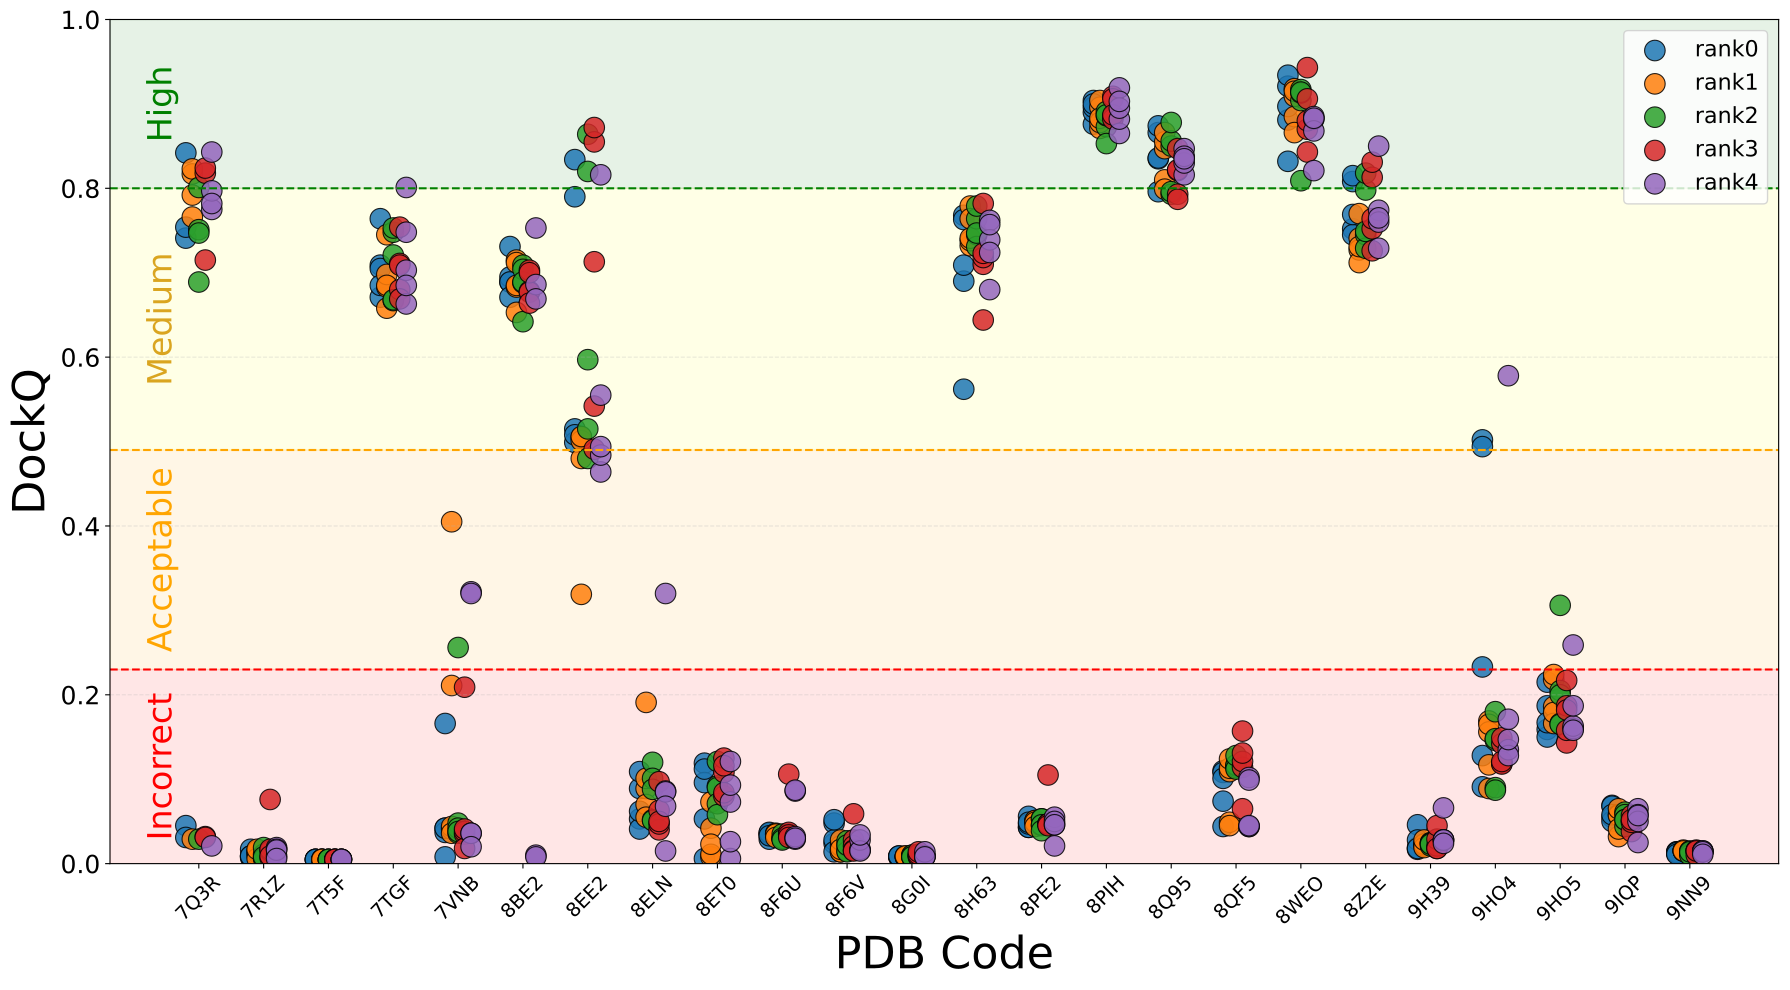

Recreate this plot in Python.
#!/usr/bin/env python3

"""
Visualize DockQ scores for multiple ranked predictions across all benchmark structures.

Output:
    DockQ_allranks_pdb_plot.pdf
"""

import matplotlib.pyplot as plt
import pandas as pd

# ==========================================
# INPUT FILES
# ==========================================

dockq_files = {
    f"rank{rank}": [
        f"../seed{seed}/output/DockQ_rank{rank}.txt"
        for seed in range(1, 6)
    ]
    for rank in range(5)
}

# ==========================================
# PLOT SETTINGS
# ==========================================

rank_colors = {
    "rank0": "#1f77b4",
    "rank1": "#ff7f0e",
    "rank2": "#2ca02c",
    "rank3": "#d62728",
    "rank4": "#9467bd"
}

offsets = {
    "rank0": -0.20,
    "rank1": -0.10,
    "rank2": 0.00,
    "rank3": 0.10,
    "rank4": 0.20
}

# ==========================================
# LOAD DATA
# ==========================================

all_data = []

for rank, files in dockq_files.items():

    rank_dfs = []

    for file in files:

        try:
            df = pd.read_csv(
                file,
                sep=r"\s+",
                engine="python"
            )

            df["DockQ"] = pd.to_numeric(
                df["DockQ"],
                errors="coerce"
            )

            df["PDB_code"] = (
                df["Model"]
                .str.split("//")
                .str[0]
            )

            df["Rank"] = rank

            rank_dfs.append(
                df[["PDB_code", "DockQ", "Rank"]]
            )

        except FileNotFoundError:
            print(f"Warning: File not found -> {file}")

    if rank_dfs:
        combined_rank_df = pd.concat(
            rank_dfs,
            ignore_index=True
        )

        all_data.append(combined_rank_df)

# ==========================================
# COMBINE DATA
# ==========================================

if not all_data:
    raise ValueError(
        "No data loaded. Check input file paths."
    )

df_all = pd.concat(
    all_data,
    ignore_index=True
)

df_all = df_all.dropna(
    subset=["PDB_code", "DockQ"]
)

# ==========================================
# ASSIGN X POSITIONS
# ==========================================

pdb_codes = sorted(
    df_all["PDB_code"].unique()
)

pdb_to_x = {
    pdb: i
    for i, pdb in enumerate(pdb_codes)
}

df_all["x"] = df_all["PDB_code"].map(
    pdb_to_x
)

# ==========================================
# SUMMARY
# ==========================================

print("\nStructures per rank:")
print(
    df_all.groupby("Rank").size()
)

print("\nCoverage matrix:")
print(
    df_all.groupby(
        ["PDB_code", "Rank"]
    ).size().unstack(fill_value=0)
)

# ==========================================
# PLOT
# ==========================================

plt.figure(figsize=(18, 10))

# DockQ quality regions
plt.axhspan(
    0.80, 1.00,
    color="green",
    alpha=0.10
)

plt.axhspan(
    0.49, 0.80,
    color="yellow",
    alpha=0.10
)

plt.axhspan(
    0.23, 0.49,
    color="orange",
    alpha=0.10
)

plt.axhspan(
    0.00, 0.23,
    color="red",
    alpha=0.10
)

# Threshold lines
plt.axhline(
    0.80,
    color="green",
    linestyle="--"
)

plt.axhline(
    0.49,
    color="orange",
    linestyle="--"
)

plt.axhline(
    0.23,
    color="red",
    linestyle="--"
)

# Quality labels
plt.text(
    -0.3, 0.115,
    "Incorrect",
    va="center",
    ha="right",
    fontsize=24,
    color="red",
    rotation=90
)

plt.text(
    -0.3, 0.36,
    "Acceptable",
    va="center",
    ha="right",
    fontsize=24,
    color="orange",
    rotation=90
)

plt.text(
    -0.3, 0.645,
    "Medium",
    va="center",
    ha="right",
    fontsize=24,
    color="goldenrod",
    rotation=90
)

plt.text(
    -0.3, 0.90,
    "High",
    va="center",
    ha="right",
    fontsize=24,
    color="green",
    rotation=90
)

# Scatter plot
for rank in dockq_files.keys():

    subset = df_all[
        df_all["Rank"] == rank
    ]

    plt.scatter(
        subset["x"] + offsets[rank],
        subset["DockQ"],
        s=220,
        alpha=0.85,
        color=rank_colors[rank],
        edgecolor="black",
        linewidth=0.8,
        label=rank
    )

# ==========================================
# FORMATTING
# ==========================================

plt.xlabel(
    "PDB Code",
    fontsize=32
)

plt.ylabel(
    "DockQ",
    fontsize=32
)

plt.xticks(
    range(len(pdb_codes)),
    pdb_codes,
    rotation=45,
    fontsize=14
)

plt.yticks(fontsize=18)

plt.ylim(0, 1)

plt.grid(
    axis="y",
    linestyle="--",
    alpha=0.3
)

plt.legend(fontsize=16)

plt.tight_layout()

# ==========================================
# SAVE FIGURE
# ==========================================

plt.savefig(
    "DockQ_allranks_pdb_plot.pdf",
    dpi=300,
    bbox_inches="tight"
)

plt.show()

# ==========================================
# FINAL SUMMARY
# ==========================================

print("\nTotal PDB structures:", len(pdb_codes))
print("Output file: DockQ_allranks_pdb_plot.pdf")
